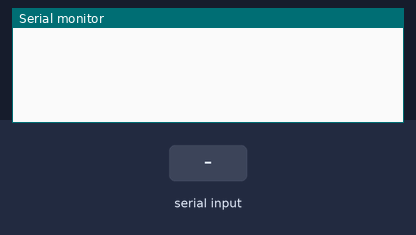
This sketch was run on a simulated Arduino Uno, built with avr-gcc and run on an emulated ATmega328P. Parts: the last lines printed to the serial monitor. Inputs (shaded band) come from the test bench.

Above: at 1.2 s.
1.3 s: "90,45,200\n" received over Serial
At 2.8 s:
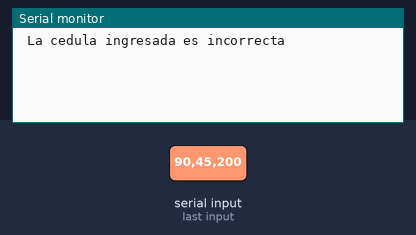
3.8 s: "90,45\n" received over Serial
At 5.8 s:
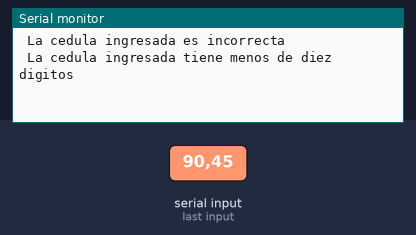
6.3 s: "90,45,200,10\n" received over Serial
At 7.9 s:
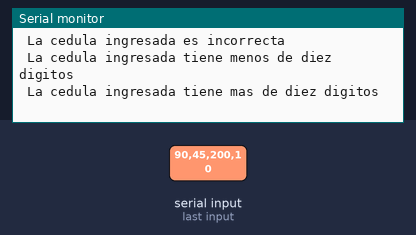

Measured:
- after the input at 1.3 s, the serial monitor: prints a new line after 1.0 s (image 1)
- after the input at 3.8 s, the serial monitor: prints a new line after 1.0 s (image 2)
- after the input at 6.3 s, the serial monitor: prints a new line after 1.0 s (image 3)

The sketch:

YanascualCintya_Cedula.ino
```cpp
/*
                UNIVERSIDAD TÉCNICA DEL NORTE
                       FICA-CIERCOM
                 SISTEMAS MICROPROCESADOS
   Nombre: Cintya Yanascual
   Fecha: 13/11/2018

*/


//VALIDAR LA CÉDULA

int modulo[] = {2, 1, 2, 1, 2, 1, 2, 1, 2}; //convertidor para la cedula
int cantidad;
int suma1 = 0;
int suma2 = 0;

void setup() {
  // put your setup code here, to run once:
  Serial.begin(9600);
}

void loop() {
  // put your main code here, to run repeatedly:
  if (Serial.available() > 0) {
    String cedula = Serial.readString();
    validarCedula(cedula);
  }
}

void validarCedula(String ced) {

  char num1 = ced.charAt(0);
  char num2 = ced.charAt(1);
  char num3 = ced.charAt(2);
  char num10 = ced.charAt(9);
  int d1 = String(num1).toInt(); //convierte de char a int
  int d2 = String(num2).toInt(); //convierte de char a int
  int d3 = String(num3).toInt(); //convierte de char a int
  int d10 = String(num10).toInt(); //convierte de char a int

  if (ced.length() == 10) {
    if (d1 >= 1 || d1 <= 2 && d2 >= 0 || d2 <= 4) {
      if (d3 < 6 && d3 >= 0) {
        for (int i = 0; i < 9; i++) {
          cantidad = modulo[i] * ((String(ced.charAt(i)).toInt()));
          if (cantidad >= 10) {
            cantidad = cantidad - 9;
          }
          suma1 = suma1 + cantidad;
          suma2 = 10 - (suma1 % 10);
          if (suma2 == 10) {
            suma2 = 0;
          }

        }

        if (suma2 == d10) {
          Serial.println(" La cedula ingresada es correcta");
          delay(200);

        } else {
          Serial.println(" La cedula ingresada es incorrecta");
          delay(200);

        }

      } else {
        Serial.println(" El tercer digito de la cedula ingresada es incorreta");
      }

    } else {
      Serial.println(" Los dos primeros digitos de la cedula ingresada son incorrectos");
      delay(200);
    }
  } else if (ced.length() < 10) {
    Serial.println(" La cedula ingresada tiene menos de diez digitos");
    delay(200);

  } else if (ced.length() > 10) {
    Serial.println(" La cedula ingresada tiene mas de diez digitos");
    delay(200);

  }
  suma1 = 0;
  suma2 = 0;
  cantidad = 0;

}
```
